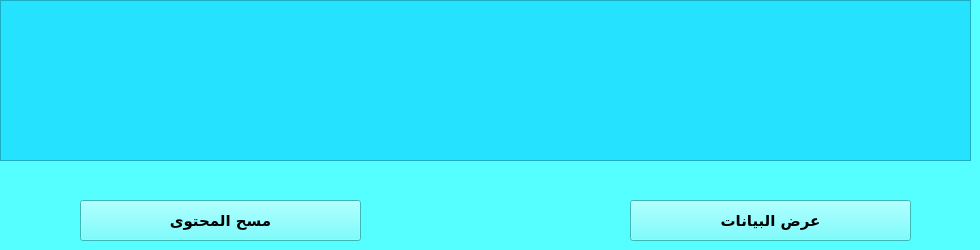
    <widget class="QWidget" name="GUISelecttt">
     <property name="styleSheet">
      <string notr="true">background-color: rgb(85, 255, 255);</string>
     </property>
     <attribute name="title">
      <string>إستعلام</string>
     </attribute>
     <widget class="QTextEdit" name="textEdit">
      <property name="geometry">
       <rect>
        <x>0</x>
        <y>0</y>
        <width>971</width>
        <height>161</height>
       </rect>
      </property>
      <property name="styleSheet">
       <string notr="true">background-color: rgb(37, 226, 255);
font: 75 18pt &quot;MS Shell Dlg 2&quot;;</string>
      </property>
      <property name="html">
       <string>&lt;!DOCTYPE HTML PUBLIC &quot;-//W3C//DTD HTML 4.0//EN&quot; &quot;http://www.w3.org/TR/REC-html40/strict.dtd&quot;&gt;
&lt;html&gt;&lt;head&gt;&lt;meta name=&quot;qrichtext&quot; content=&quot;1&quot; /&gt;&lt;style type=&quot;text/css&quot;&gt;
p, li { white-space: pre-wrap; }
&lt;/style&gt;&lt;/head&gt;&lt;body style=&quot; font-family:'MS Shell Dlg 2'; font-size:18pt; font-weight:72; font-style:normal;&quot;&gt;
&lt;p style=&quot;-qt-paragraph-type:empty; margin-top:0px; margin-bottom:0px; margin-left:0px; margin-right:0px; -qt-block-indent:0; text-indent:0px;&quot;&gt;&lt;br /&gt;&lt;/p&gt;&lt;/body&gt;&lt;/html&gt;</string>
      </property>
      <property name="placeholderText">
       <string comment="wf"/>
      </property>
     </widget>
     <widget class="QPushButton" name="btnSelView">
      <property name="geometry">
       <rect>
        <x>630</x>
        <y>200</y>
        <width>281</width>
        <height>41</height>
       </rect>
      </property>
      <property name="font">
       <font>
        <family>Arial Rounded MT Bold</family>
        <pointsize>11</pointsize>
        <weight>75</weight>
        <italic>false</italic>
        <bold>true</bold>
       </font>
      </property>
      <property name="cursor">
       <cursorShape>PointingHandCursor</cursorShape>
      </property>
      <property name="styleSheet">
       <string notr="true">QPushButton {
   background-color: #EA4C89;
  border-radius: 8px;
  color: #FFFFFF;
	
}
QPushButton:hover{
  background-color: #F082AC;
}
QPushButton:pressed{
background-color: rgb(85, 255, 127);
}
	font: 75 11pt &quot;MS Shell Dlg 2&quot;;



</string>
      </property>
      <property name="text">
       <string>عرض البيانات</string>
      </property>
     </widget>
     <widget class="QPushButton" name="btnPA1_3">
      <property name="geometry">
       <rect>
        <x>80</x>
        <y>200</y>
        <width>281</width>
        <height>41</height>
       </rect>
      </property>
      <property name="font">
       <font>
        <family>Arial Rounded MT Bold</family>
        <pointsize>11</pointsize>
        <weight>75</weight>
        <italic>false</italic>
        <bold>true</bold>
       </font>
      </property>
      <property name="cursor">
       <cursorShape>PointingHandCursor</cursorShape>
      </property>
      <property name="styleSheet">
       <string notr="true">QPushButton {
   background-color: #EA4C89;
  border-radius: 8px;
  color: #FFFFFF;
	
}
QPushButton:hover{
  background-color: #F082AC;
}
QPushButton:pressed{
background-color: rgb(85, 255, 127);
}
	font: 75 11pt &quot;MS Shell Dlg 2&quot;;



</string>
      </property>
      <property name="text">
       <string>مسح المحتوى</string>
      </property>
     </widget>
    </widget>
